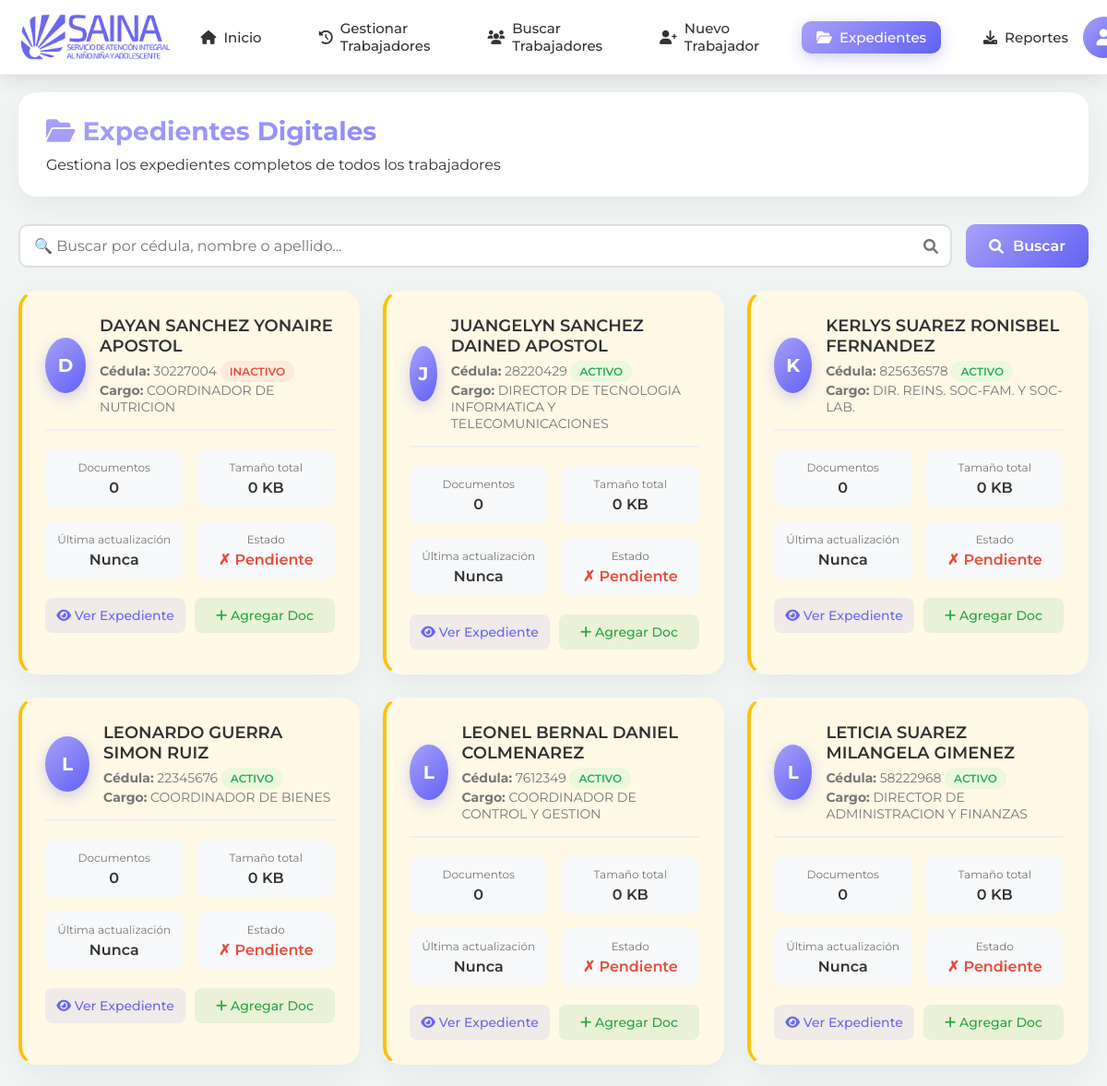
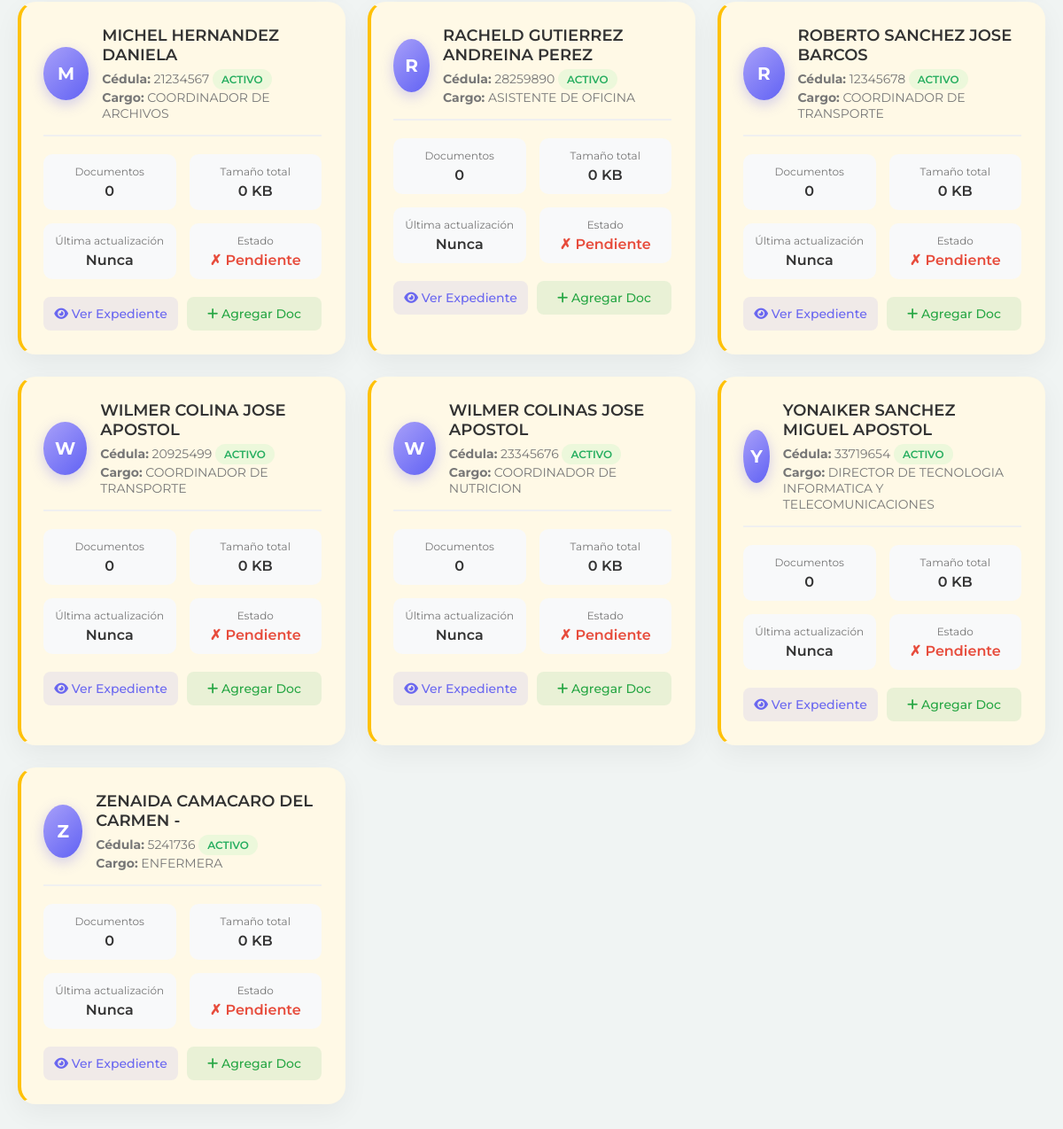
Page /trabajadores/expedientes.php (signed in) on the committed database (2 pictures, top to bottom).
### tables this page shows
CREATE TABLE `empleados` (
  `id` int(11) NOT NULL,
  `nacionalidad` varchar(50) DEFAULT NULL,
  `ci` varchar(20) NOT NULL,
  `primer_nombre` varchar(50) DEFAULT NULL,
  `segundo_nombre` varchar(50) DEFAULT NULL,
  `primer_apellido` varchar(50) DEFAULT NULL,
  `segundo_apellido` varchar(50) DEFAULT NULL,
  `fecha_nacimiento` date DEFAULT NULL,
  `sexo` enum('MASCULINO','FEMENINO') DEFAULT NULL,
  `estado_civil` enum('SOLTERO(A)','CASADO(A)','DIVORCIADO(A)','VIUDO(A)') DEFAULT NULL,
  `direccion_ubicacion` varchar(255) DEFAULT NULL,
  `telefono` varchar(20) DEFAULT NULL,
  `correo` varchar(100) DEFAULT NULL,
  `cuenta_bancaria` varchar(50) DEFAULT NULL,
  `tipo_trabajador` enum('CTD','CTI','LNR') DEFAULT NULL,
  `grado_instruccion` enum('PRIMARIA','BACHILLER','TECNICO_PROFESIONAL','LICENCIADO','INGENIERO','ESPECIALISTA','MAESTRIA','DOCTORADO') DEFAULT NULL,
  `cargo` varchar(100) DEFAULT NULL,
  `dpt_desempeñar` varchar(100) DEFAULT NULL,
  `sede` enum('ADMIN','CAFO','CATE','CSAI','CSB') DEFAULT NULL,
  `dependencia` enum('ADMIN','CAFO','CATE','CSAI','CSB') DEFAULT NULL,
  `fecha_ingreso` date DEFAULT NULL,
  `cod_siantel` varchar(50) DEFAULT NULL,
  `ubicacion_estante` varchar(50) DEFAULT NULL,
  `estatus` enum('ACTIVO','INACTIVO') DEFAULT 'ACTIVO',
  `fecha_egreso` date DEFAULT NULL,
  `motivo_retiro` text DEFAULT NULL,
  `ubicacion_estante_retiro` varchar(50) DEFAULT NULL,
  `tipo_sangre` enum('A+','A-','B+','B-','AB+','AB-','O+','O-') DEFAULT NULL,
  `lateralidad` enum('DIESTRO(A)','ZURDO(A)') DEFAULT NULL,
  `peso_trabajador` decimal(5,2) DEFAULT NULL,
  `altura_trabajador` decimal(5,2) DEFAULT NULL,
  `calzado_trabajador` varchar(10) DEFAULT NULL,
  `camisa_trabajador` varchar(10) DEFAULT NULL,
  `pantalon_trabajador` varchar(10) DEFAULT NULL,
  `foto` varchar(255) DEFAULT NULL,
  `fecha_registro` timestamp NOT NULL DEFAULT current_timestamp(),
  `estado_id` int(11) DEFAULT 1,
  `municipio_id` int(11) DEFAULT NULL,
  `parroquia_id` int(11) DEFAULT NULL
);

### trabajadores/expedientes.php (the view, shortened to what this page needs)
<?php
require_once '../includes/database.php';
$items_por_pagina = 15;
$pagina = isset($_GET['pagina']) ? max(1, intval($_GET['pagina'])) : 1;
$offset = ($pagina - 1) * $items_por_pagina;
$busqueda = isset($_GET['busqueda']) ? trim($_GET['busqueda']) : '';
$condicion_busqueda = '';
$parametros = [];
$tipos = '';
$sql = "SELECT
            e.id,
            e.ci,
            e.primer_nombre,
            e.primer_apellido,
            e.segundo_nombre,
            e.segundo_apellido,
            e.cargo,
            e.estatus,
            COUNT(DISTINCT ex.id) as total_documentos,
            SUM(ex.tamaño) as tamaño_total,
            MAX(ex.fecha_subida) as ultima_actualizacion
        FROM empleados e
        LEFT JOIN expedientes ex ON e.id = ex.empleado_id AND ex.estado = 'activo'
        $condicion_busqueda
        GROUP BY e.id
        ORDER BY e.primer_nombre, e.primer_apellido
        LIMIT ? OFFSET ?";
$stmt = $conn->prepare($sql);
if ($tipos) {
    $parametros[] = $items_por_pagina;
    $parametros[] = $offset;
    $stmt->bind_param($tipos . 'ii', ...$parametros);
} else {
    $stmt->bind_param("ii", $items_por_pagina, $offset);
}
$stmt->execute();
$empleados = $stmt->get_result();
?>
<!DOCTYPE html>
<html lang="es">
<head>
    <link rel="stylesheet" href="https://cdnjs.cloudflare.com/ajax/libs/font-awesome/6.0.0/css/all.min.css">
</head>
<body>
    <header class="main-header">
        <div class="header-container">
            <div class="logo-container">
                <img src="../../imagenes/Logo SAINA Horizontal.png" alt="SAINA Logo">
            </div>
            <nav class="nav-menu" id="nav-menu">
                <a href="../index.php" class="nav-link">
                    <i class="fas fa-home"></i> Inicio
                </a>
                <a href="index.php" class="nav-link">
                    <i class="fas fa-history"></i> Gestionar Trabajadores
                </a>
                <a href="buscar.php" class="nav-link">
                    <i class="fas fa-users"></i> Buscar Trabajadores
                </a>
                <a href="formulario1.php" class="nav-link">
                    <i class="fas fa-user-plus"></i> Nuevo Trabajador
                </a>
                <a href="expedientes.php" class="nav-link active">
                    <i class="fas fa-folder-open"></i> Expedientes
                </a>
                <a href="reportes.php" class="nav-link">
                    <i class="fas fa-download"></i> Reportes
                </a>
            </nav>
            <div class="user-menu">
                <button class="user-btn" id="user-btn">
                    <i class="fas fa-user"></i>
                </button>
            </div>
        </div>
    </header>
    <div class="container">
        <div class="header">
            <h1><i class="fas fa-folder-open"></i> Expedientes Digitales</h1>
            <p>Gestiona los expedientes completos de todos los trabajadores</p>
        </div>
        <div class="search-section">
            <div class="search-box">
                <input type="text" id="busqueda"
                       placeholder="🔍 Buscar por cédula, nombre o apellido..."
                       value="<?php echo htmlspecialchars($busqueda); ?>"
                       onkeyup="if(event.key === 'Enter') buscar()">
                <span class="search-icon"><i class="fas fa-search"></i></span>
            </div>
            <button onclick="buscar()" class="btn">
                <i class="fas fa-search"></i> Buscar
            </button>
        </div>
        <div class="empleados-grid">
            <?php if ($empleados->num_rows > 0): ?>
                <?php while($empleado = $empleados->fetch_assoc()):
                    $nombre_completo = htmlspecialchars($empleado['primer_nombre'] . ' ' . $empleado['primer_apellido']);
                    if ($empleado['segundo_nombre']) $nombre_completo .= ' ' . htmlspecialchars($empleado['segundo_nombre']);
                    if ($empleado['segundo_apellido']) $nombre_completo .= ' ' . htmlspecialchars($empleado['segundo_apellido']);
                    $inicial = strtoupper(substr($empleado['primer_nombre'], 0, 1));
                    $tiene_expediente = $empleado['total_documentos'] > 0;
                    $card_class = $tiene_expediente ? 'empleado-card' : 'empleado-card sin-expediente';
                ?>
                <div class="<?php echo $card_class; ?>">
                    <div class="empleado-header">
                        <div class="empleado-avatar">
                            <?php echo $inicial; ?>
                        </div>
                        <div class="empleado-info">
                            <h3><?php echo $nombre_completo; ?></h3>
                            <p>
                                <strong>Cédula:</strong> <?php echo htmlspecialchars($empleado['ci']); ?>
                                <span class="estatus-badge estatus-<?php echo strtolower($empleado['estatus']); ?>">
                                    <?php echo $empleado['estatus']; ?>
                                </span>
                            </p>
                            <p><strong>Cargo:</strong> <?php echo htmlspecialchars($empleado['cargo']); ?></p>
                        </div>
                    </div>
                    <div class="expediente-info">
                        <div class="info-item">
                            <div class="info-label">Documentos</div>
                            <div class="info-value"><?php echo $empleado['total_documentos']; ?></div>
                        </div>
                        <div class="info-item">
                            <div class="info-label">Tamaño total</div>
                            <div class="info-value">
                                <?php echo $empleado['tamaño_total'] ? round($empleado['tamaño_total'] / 1024, 1) . ' KB' : '0 KB'; ?>
                            </div>
                        </div>
                        <div class="info-item">
                            <div class="info-label">Última actualización</div>
                            <div class="info-value">
                                <?php echo $empleado['ultima_actualizacion'] ? date('d/m/Y', strtotime($empleado['ultima_actualizacion'])) : 'Nunca'; ?>
                            </div>
                        </div>
                        <div class="info-item">
                            <div class="info-label">Estado</div>
                            <div class="info-value">
                                <?php echo $tiene_expediente ? '<span style="color:#27ae60">✓ Completo</span>' : '<span style="color:#e74c3c">✗ Pendiente</span>'; ?>
                            </div>
                        </div>
                    </div>
                    <div class="acciones">
                        <a href="../php/ver_expediente.php?id=<?php echo $empleado['id']; ?>" class="accion-btn btn-ver">
                            <i class="fas fa-eye"></i> Ver Expediente
                        </a>
                        <a href="../php/nuevo_expediente.php?id=<?php echo $empleado['id']; ?>" class="accion-btn btn-agregar">
                            <i class="fas fa-plus"></i> Agregar Doc
                        </a>
                    </div>
                </div>
                <?php endwhile; ?>
            <?php endif; ?>
        </div>
    </div>
</body>
</html>

### rows in the picture
empleados: primer_nombre "D", nombre_completo "DAYAN SANCHEZ YONAIRE APOSTOL", ci "30227004", estatus "INACTIVO", cargo "COORDINADOR DE NUTRICION", total_documentos "0"
empleados: primer_nombre "J", nombre_completo "JUANGELYN SANCHEZ DAINED APOSTOL", ci "28220429", estatus "ACTIVO", cargo "DIRECTOR DE TECNOLOGIA INFORMATICA Y TELECOMUNICACIONES", total_documentos "0"
empleados: primer_nombre "K", nombre_completo "KERLYS SUAREZ RONISBEL FERNANDEZ", ci "825636578", estatus "ACTIVO", cargo "DIR. REINS. SOC-FAM. Y SOC-LAB.", total_documentos "0"
empleados: primer_nombre "L", nombre_completo "LEONARDO GUERRA SIMON RUIZ", ci "22345676", estatus "ACTIVO", cargo "COORDINADOR DE BIENES", total_documentos "0"
empleados: primer_nombre "L", nombre_completo "LEONEL BERNAL DANIEL COLMENAREZ", ci "7612349", estatus "ACTIVO", cargo "COORDINADOR DE CONTROL Y GESTION", total_documentos "0"
empleados: primer_nombre "L", nombre_completo "LETICIA SUAREZ MILANGELA GIMENEZ", ci "58222968", estatus "ACTIVO", cargo "DIRECTOR DE ADMINISTRACION Y FINANZAS", total_documentos "0"
empleados: primer_nombre "M", nombre_completo "MICHEL HERNANDEZ DANIELA", ci "21234567", estatus "ACTIVO", cargo "COORDINADOR DE ARCHIVOS", total_documentos "0"
empleados: primer_nombre "R", nombre_completo "RACHELD GUTIERREZ ANDREINA PEREZ", ci "28259890", estatus "ACTIVO", cargo "ASISTENTE DE OFICINA", total_documentos "0"
empleados: primer_nombre "R", nombre_completo "ROBERTO SANCHEZ JOSE BARCOS", ci "12345678", estatus "ACTIVO", cargo "COORDINADOR DE TRANSPORTE", total_documentos "0"
empleados: primer_nombre "W", nombre_completo "WILMER COLINA JOSE APOSTOL", ci "20925499", estatus "ACTIVO", cargo "COORDINADOR DE TRANSPORTE", total_documentos "0"
empleados: primer_nombre "W", nombre_completo "WILMER COLINAS JOSE APOSTOL", ci "23345676", estatus "ACTIVO", cargo "COORDINADOR DE NUTRICION", total_documentos "0"
empleados: primer_nombre "Y", nombre_completo "YONAIKER SANCHEZ MIGUEL APOSTOL", ci "33719654", estatus "ACTIVO", cargo "DIRECTOR DE TECNOLOGIA INFORMATICA Y TELECOMUNICACIONES", total_documentos "0"
empleados: primer_nombre "Z", nombre_completo "ZENAIDA CAMACARO DEL CARMEN -", ci "5241736", estatus "ACTIVO", cargo "ENFERMERA", total_documentos "0"
